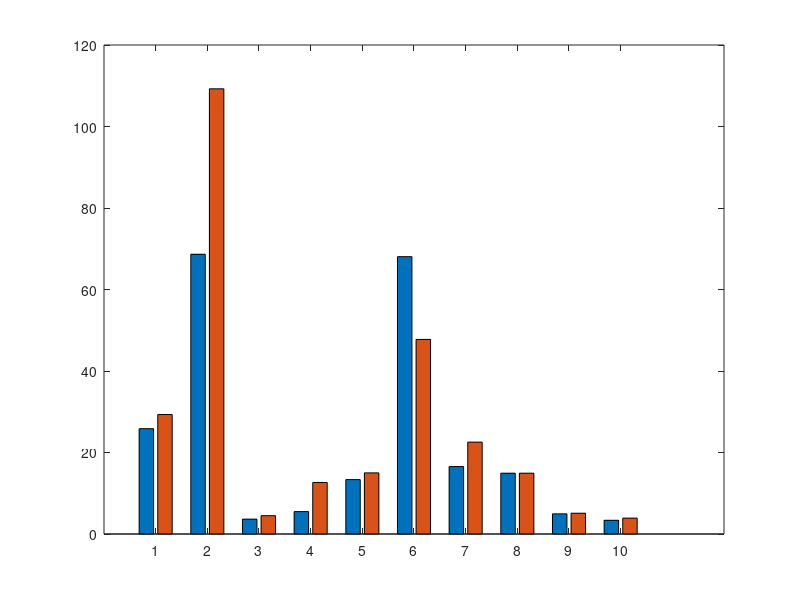

Reproduce this figure in MATLAB. (Note: this script raises an error after producing the figure.)
%This code was written by Pinar Demirayak in March 2023 to create correlation plot for
%cognitive tests between MCI and HC group.
clc;
clear all;

load('eegcognitivetests.mat');

mean_hcs=[mean(hc_mmse);mean(hc_sbst_total);mean(hc_sbst_ir);mean(hc_sbst_fr);mean(hc_sbst_tr);mean(hc_stroop);mean(hc_animal);mean(hc_bnt);mean(hc_dsfor);mean(hc_dsback)];
mean_mcis=[mean(mci_mmse);mean(mci_sbst_total);mean(mci_sbst_ir);mean(mci_sbst_fr);mean(mci_sbst_tr);mean(mci_stroop);mean(mci_animal);mean(hc_bnt);mean(mci_dsfor);mean(mci_dsback)];
means_together(1,1)=mean_mcis(1);means_together(1,2)=mean_hcs(1);means_together(2,1)=mean_mcis(2);means_together(2,2)=mean_hcs(2);means_together(3,1)=mean_mcis(3);means_together(3,2)=mean_hcs(3);means_together(4,1)=mean_mcis(4);means_together(4,2)=mean_hcs(4);means_together(5,1)=mean_mcis(5);means_together(5,2)=mean_hcs(5);means_together(6,1)=mean_mcis(6);means_together(6,2)=mean_hcs(6);means_together(7,1)=mean_mcis(7);means_together(7,2)=mean_hcs(7);means_together(8,1)=mean_mcis(8);means_together(8,2)=mean_hcs(8);means_together(9,1)=mean_mcis(9);means_together(9,2)=mean_hcs(9);means_together(10,1)=mean_mcis(10);means_together(10,2)=mean_hcs(10);  
std_hcs=[std(hc_mmse);std(hc_sbst_total);std(hc_sbst_ir);std(hc_sbst_fr);std(hc_sbst_tr);std(hc_stroop);std(hc_animal);std(hc_bnt);std(hc_dsfor);std(hc_dsback)];
std_mcis=[std(mci_mmse);std(mci_sbst_total);std(mci_sbst_ir);std(mci_sbst_fr);std(mci_sbst_tr);std(mci_stroop);std(mci_animal);std(hc_bnt);std(mci_dsfor);std(mci_dsback)];
h=bar(means_together);
hold on
redd=[0.64,0.08,0.18];blackk=[0,0,0];
h(1).FaceColor=redd;
h(2).FaceColor=blackk;
h(1).FaceAlpha=0.5;
h(2).FaceAlpha=0.5;
h(1).FaceAlpha=0.5;
h(2).FaceAlpha=0.5;

scatter(repmat(h(1).XEndPoints(1), length(mci_mmse), 1),mci_mmse,60,'MarkerFaceColor','none','MarkerEdgeColor','k','LineWidth',1)
scatter(repmat(h(1).XEndPoints(2), length(mci_sbst_total), 1),mci_sbst_total,60,'MarkerFaceColor','none','MarkerEdgeColor','k','LineWidth',1)
scatter(repmat(h(1).XEndPoints(3), length(mci_sbst_ir), 1),mci_sbst_ir,60,'MarkerFaceColor','none','MarkerEdgeColor','k','LineWidth',1)
scatter(repmat(h(1).XEndPoints(4), length(mci_sbst_fr), 1),mci_sbst_fr,60,'MarkerFaceColor','none','MarkerEdgeColor','k','LineWidth',1)
scatter(repmat(h(1).XEndPoints(5), length(mci_sbst_tr), 1),mci_sbst_tr,60,'MarkerFaceColor','none','MarkerEdgeColor','k','LineWidth',1)
scatter(repmat(h(1).XEndPoints(6), length(mci_stroop), 1),mci_stroop,60,'MarkerFaceColor','none','MarkerEdgeColor','k','LineWidth',1)
scatter(repmat(h(1).XEndPoints(7), length(mci_animal), 1),mci_animal,60,'MarkerFaceColor','none','MarkerEdgeColor','k','LineWidth',1)
scatter(repmat(h(1).XEndPoints(8), length(mci_bnt), 1),mci_bnt,60,'MarkerFaceColor','none','MarkerEdgeColor','k','LineWidth',1)
scatter(repmat(h(1).XEndPoints(9), length(mci_dsfor), 1),mci_dsfor,60,'MarkerFaceColor','none','MarkerEdgeColor','k','LineWidth',1)
scatter(repmat(h(1).XEndPoints(10), length(mci_dsback), 1),mci_dsback,60,'MarkerFaceColor','none','MarkerEdgeColor','k','LineWidth',1)

scatter(repmat(h(2).XEndPoints(1), length(hc_mmse), 1),hc_mmse,60,'MarkerFaceColor','none','MarkerEdgeColor','k','LineWidth',1)
scatter(repmat(h(2).XEndPoints(2), length(hc_sbst_total), 1),hc_sbst_total,60,'MarkerFaceColor','none','MarkerEdgeColor','k','LineWidth',1)
scatter(repmat(h(2).XEndPoints(3), length(hc_sbst_ir), 1),hc_sbst_ir,60,'MarkerFaceColor','none','MarkerEdgeColor','k','LineWidth',1)
scatter(repmat(h(2).XEndPoints(4), length(hc_sbst_fr), 1),hc_sbst_fr,60,'MarkerFaceColor','none','MarkerEdgeColor','k','LineWidth',1)
scatter(repmat(h(2).XEndPoints(5), length(hc_sbst_tr), 1),hc_sbst_tr,60,'MarkerFaceColor','none','MarkerEdgeColor','k','LineWidth',1)
scatter(repmat(h(2).XEndPoints(6), length(hc_stroop), 1),hc_stroop,60,'MarkerFaceColor','none','MarkerEdgeColor','k','LineWidth',1)
scatter(repmat(h(2).XEndPoints(7), length(hc_animal), 1),hc_animal,60,'MarkerFaceColor','none','MarkerEdgeColor','k','LineWidth',1)
scatter(repmat(h(2).XEndPoints(8), length(hc_bnt), 1),hc_bnt,60,'MarkerFaceColor','none','MarkerEdgeColor','k','LineWidth',1)
scatter(repmat(h(2).XEndPoints(9), length(hc_dsfor), 1),hc_dsfor,60,'MarkerFaceColor','none','MarkerEdgeColor','k','LineWidth',1)
scatter(repmat(h(2).XEndPoints(10), length(hc_dsback), 1),hc_dsback,60,'MarkerFaceColor','none','MarkerEdgeColor','k','LineWidth',1)

errorbar(h(1).XEndPoints,mean_mcis,std_mcis,'LineStyle','none','Color','k','LineWidth',2)
errorbar(h(2).XEndPoints,mean_hcs,std_hcs,'LineStyle','none','Color','k','LineWidth',2)

xticklabels(["Mini-Mental State Examination" "Verbal Fluency Test-Total" "Verbal Fluency Test-IR" "Verbal Fluency Test-FR" "Verbal Fluency Test-TR" "Stroop Test-RI" "Animal Listing Test" "Boston Naming Test" "Digit Span-Forward" "Digit Span-Backward"])
ylabel("Test Scores",'FontSize',14,'FontName','arial')
set(findall(gcf,'-property','FontSize'),'FontSize',14)
set(findall(gcf,'-property','FontName'),'FontName','arial')